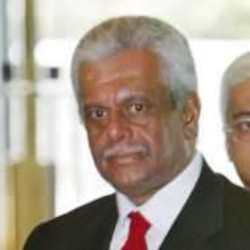
#> input picture src/main/java/chatbot/project22/FaceRecognition/Data/users_faces/Abdullah_al-Attiyah/Abdullah_al-Attiyah_0001.jpg, 250 x 250 px
$ python -i local_binary_pattern.py   (imports and definitions only)
#> lines starting #> are read from the running program, lines starting #| are printed output that depends on the picture
import time
from sklearn.neighbors import KNeighborsClassifier
from sklearn.model_selection import train_test_split
from sklearn.metrics import accuracy_score
from imutils import paths
import cv2
import numpy as np
import os
import joblib

def get_weight(square_number):
    # EYES:
    if square_number == 15 or square_number == 16 or square_number == 18 or square_number == 19:
        return 4
    # EARS
    elif square_number == 14 or square_number == 21 or square_number == 20 or square_number == 27 or square_number == 38:
        return 2
    # nose and outer cheek
    elif square_number == 17 or square_number == 24 or square_number == 28 or square_number == 35 or square_number == 42 or square_number == 48 or square_number == 41 or square_number == 34:
        return 0
    else:
        return 1

def create_array(img_list):
    hisList = []

    end_hist = []

    for i in range(0, len(img_list)):
        img = img_list[i]
        adjusted = img.flatten()
        dst = np.histogram(adjusted, bins = 255, density= True)
        weigth = get_weight(i)
        if (weigth != 0):
            array = dst[0] * weigth
            end_hist = np.concatenate((end_hist, array))
        hisList.append(dst)

    return end_hist

def cut_image(image, grid):
    h,w = image.shape

    w_step = int(w/grid)
    h_step = int(h/grid)

    imageList = []

    for y in range (0,grid):
        for x in range (0,grid):
            imageList.append(image[h_step * y: h_step * (y + 1) , w_step * x : w_step * (x+1)])

    return imageList

def find_LBP_value(list, treshold):
    a = 0

    for i in range(0,8):
        x = list[i]
        if x >= treshold:
            a += 2**(7-i)

    return a

def LBP_image(img):
    h, w = img.shape

    array = np.zeros((h, w), np.uint16)

    for i in range (0,h):
        for j in range (0,w):

            # toprow
            if i == 0:
                # topleft corner
                if j == 0:
                    binary_list = [img[i+1, j+1], img[i+1, j], img[i+1, j+1], img[i, j+1],  img[i+1, j+1], img[i+1, j], img[i+1, j+1], img[i, j+1]]
                # topright corner
                elif j == w - 1:
                    binary_list = [img[i+1,j-1], img[i+1, j] , img[i+1,j-1],img[i, j-1] , img[i+1,j-1], img[i+1, j], img[i+1,j-1], img[i, j-1]]
                # middle of the row
                else:
                    binary_list = [img[i, j-1], img[i+1,j-1], img[i+1, j], img[i, j+1], img[i+1, j+1], img[i+1, j], img[i+1,j-1], img[i, j-1]]


            # bottom row
            elif i == h-1:
                # bottom left corner
                if j == 0:
                    binary_list= [img[i-1, j + 1], img[i-1, j], img[i-1, j + 1],img[i, j+1] , img[i-1, j + 1], img[i-1, j], img[i-1, j + 1], img[i, j+1]]
                # bottom right corner
                elif j == w - 1:
                    binary_list = [img[i-1, j - 1], img[i-1, j], img[i-1, j - 1], img[i, j-1], img[i-1, j - 1], img[i-1, j], img[i-1, j - 1], img[i, j-1]]
                # middle of the row
                else:
                    binary_list = [img[i-1, j - 1], img[i-1, j], img[i-1, j + 1], img[i, j+1], img[i-1, j + 1], img[i-1, j],img[i-1, j - 1],img[i, j-1] ]

            # middle of the left collom
            elif j == 0:
                binary_list = [img[i-1, j + 1], img[i-1, j], img[i-1, j + 1], img[i, j+1], img[i+1, j+1], img[i+1, j], img[i+1, j+1], img[i, j+1]]

            # middle of the right collom
            elif j == w - 1:
                binary_list = [img[i-1, j - 1], img[i-1, j], img[i-1, j - 1], img[i, j-1],img[i+1,j-1],img[i+1, j], img[i+1,j-1], img[i, j-1] ]

            # middle of the image
            else:
                binary_list = [img[i-1, j - 1], img[i-1, j], img[i-1, j + 1], img[i, j+1], img[i+1, j+1], img[i+1, j], img[i+1,j-1], img[i, j-1]]

            treshold = img[i,j]
            array[i,j] = find_LBP_value(binary_list,treshold)

    return array

def find_face(image):
    face_cascade = cv2.CascadeClassifier('src/main/java/chatbot/project22/FaceRecognition/Data/LBP/haarcascade_frontalface_default.xml')

    face = face_cascade.detectMultiScale(image, 1.3, 5)

    cutted = image

    for (x,y,w,h) in face:

        cutted = image  [y:y+h, x:x+w]

    return cutted

# steps to convert image to a array
def load_image(image):
    try:
        image = cv2.imread(image)
#> image is the input picture: shape (250, 250, 3); mean B, G, R 142.5, 155.6, 167.5
        image = cv2.cvtColor(image, cv2.COLOR_BGR2GRAY)
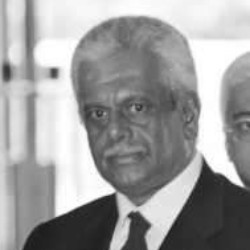
#> image: shape (250, 250); min 25, max 255, mean 157.7
        image = find_face(image)
#> in find_face, `face = face_cascade.detectMultiScale(image, 1.3, 5)`: face = ()
        return  convert_image(image)
    except Exception as e:
        print(e)
        return np.array([1])

def convert_image(image):
    image = LBP_image(image)
#> after the loop in LBP_image, `for i in range (0,h):`:
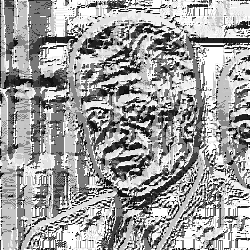
#> array: shape (250, 250) uint16; min 0, max 255, mean 159
    image_list = cut_image(image, 7)
    array = create_array(image_list)
#> the loop in create_array, `for i in range(0, len(img_list)):` made 49 passes
#> pass 1, in create_array, `img = img_list[i]`:
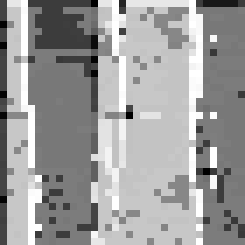
#> img: shape (35, 35) uint16 (shown 7 times larger); min 0, max 255, mean 156.6
#> pass 2, in create_array, `img = img_list[i]`:
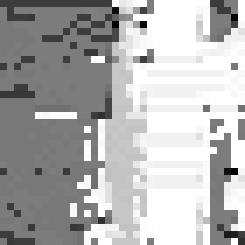
#> img: shape (35, 35) uint16 (shown 7 times larger); min 1, max 255, mean 177.2
#> pass 3, in create_array, `img = img_list[i]`:
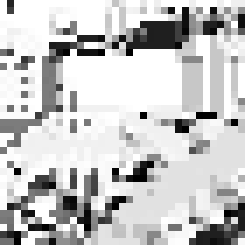
#> img: shape (35, 35) uint16 (shown 7 times larger); min 0, max 255, mean 198.2
    return array


# this method is called to train the knn data
# [93 lines left out: functions train_data, search, not called in this run]

# [1 line not run here, left out]

>>> result = load_image('../users_faces/Abdullah_al-Attiyah/Abdullah_al-Attiyah_0001.jpg')

$ run again, on src/main/java/chatbot/project22/FaceRecognition/Data/users_faces/Alberto_Gonzales/Alberto_Gonzales_0001.jpg
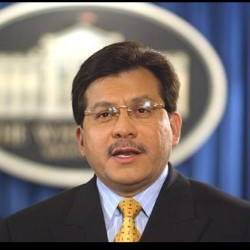
#> input picture src/main/java/chatbot/project22/FaceRecognition/Data/users_faces/Alberto_Gonzales/Alberto_Gonzales_0001.jpg, 250 x 250 px
#> in load_image, image is the input picture: shape (250, 250, 3); mean B, G, R 110.2, 112.6, 120.8
#> in load_image, `image = cv2.cvtColor(image, cv2.COLOR_BGR2GRAY)`:
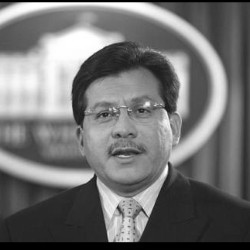
#> image: shape (250, 250); min 0, max 255, mean 114.8
#> face = [[72, 71, 107, 107]]
#> the loop in find_face, `for (x,y,w,h) in face: ` made 1 pass
#> after the loop in LBP_image, `for i in range (0,h):`:
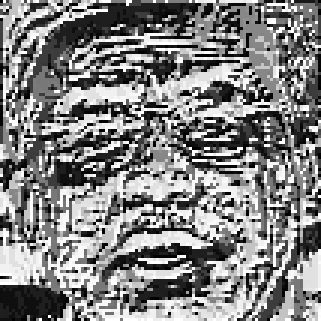
#> array: shape (107, 107) uint16 (shown 3 times larger); min 0, max 255, mean 130.2
#> the loop in create_array, `for i in range(0, len(img_list)):` made 49 passes

$ run again, on src/main/java/chatbot/project22/FaceRecognition/Data/users_faces/Alejandro_Gonzalez_Inarritu/Alejandro_Gonzalez_Inarritu_0001.jpg
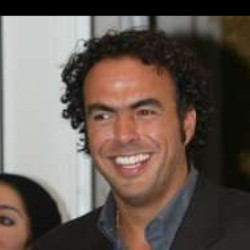
#> input picture src/main/java/chatbot/project22/FaceRecognition/Data/users_faces/Alejandro_Gonzalez_Inarritu/Alejandro_Gonzalez_Inarritu_0001.jpg, 250 x 250 px
#> in load_image, image is the input picture: shape (250, 250, 3); mean B, G, R 81.2, 88.9, 101.5
#> in load_image, `image = cv2.cvtColor(image, cv2.COLOR_BGR2GRAY)`:
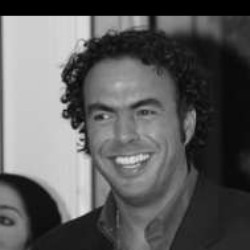
#> image: shape (250, 250); min 0, max 232, mean 91.8
#> face = [[65, 63, 121, 121]]
#> the loop in find_face, `for (x,y,w,h) in face: ` made 1 pass
#> after the loop in LBP_image, `for i in range (0,h):`:
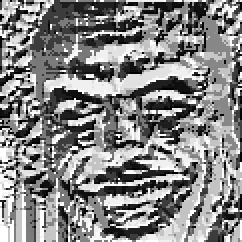
#> array: shape (121, 121) uint16 (shown 2 times larger); min 0, max 255, mean 133.7
#> the loop in create_array, `for i in range(0, len(img_list)):` made 49 passes

$ run again, on src/main/java/chatbot/project22/FaceRecognition/Data/users_faces/Alejandro_Toledo/Alejandro_Toledo_0019.jpg
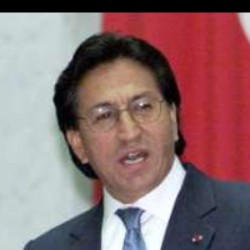
#> input picture src/main/java/chatbot/project22/FaceRecognition/Data/users_faces/Alejandro_Toledo/Alejandro_Toledo_0019.jpg, 250 x 250 px
#> in load_image, image is the input picture: shape (250, 250, 3); mean B, G, R 112.2, 109.7, 139.6
#> in load_image, `image = cv2.cvtColor(image, cv2.COLOR_BGR2GRAY)`:
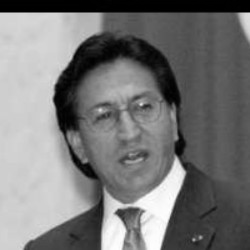
#> image: shape (250, 250); min 0, max 254, mean 119
#> face = [[68, 67, 115, 115]]
#> the loop in find_face, `for (x,y,w,h) in face: ` made 1 pass
#> after the loop in LBP_image, `for i in range (0,h):`:
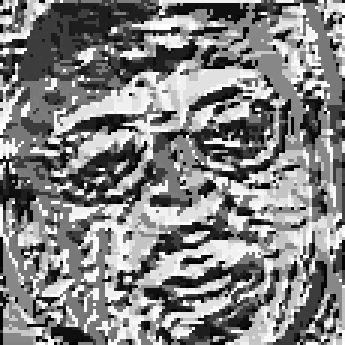
#> array: shape (115, 115) uint16 (shown 3 times larger); min 0, max 255, mean 130.4
#> the loop in create_array, `for i in range(0, len(img_list)):` made 49 passes
